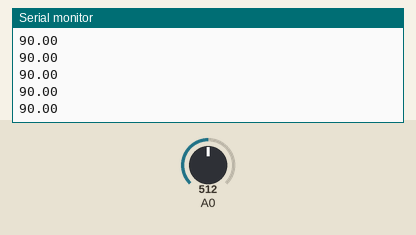
The sketch below on a simulated Arduino Uno, built with avr-gcc and run on an emulated ATmega328P. Shown: the last lines printed to the serial monitor. The inputs (shaded band) are chosen by the test bench; at power-on: A0 = 512. No radio packets arrive unless stated.

Above: at 1.2 s.
1.3 s: A0 set to 716
At 1.8 s:
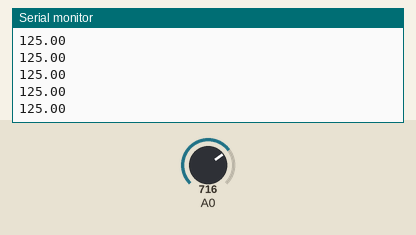
2.8 s: A0 set to 900
At 3.8 s:
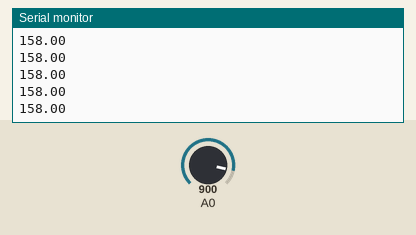
Timing chart, 0 to 5.8 s (numbered marks = the images above; inputs shaded):
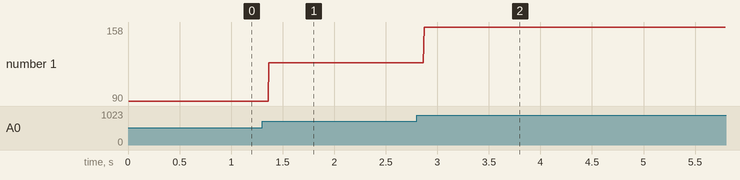

The sketch:

8.5.3._NRF24L01_ile_oyun_koluyla_servomotor_kontrolu_verici.ino
```cpp
#include <SPI.h> //kütüphaneler koda eklenir.
#include <nRF24L01.h>
#include <RF24.h>

RF24 verici(9, 10); // CE, CSN pinleri tanımlanır.
const uint64_t veriadresi = 0xE8E8F0F0E1LL; //veri alışverişi yapılacak adres yolu atanır. verici ve alıcı kodda bu aynı olmalıdır.
float deger[1]; //deger isminde bir dizi tanımlanır.

void setup(void) {
Serial.begin(9600);  //seri veri iletişimi başlatılır.
verici.begin();  //NRF24L01 başlatılır.
verici.openWritingPipe(veriadresi); //verileri yazmak için veriadresi yolu açılır.
verici.startListening();  //veri okuma için veriadresi yolu dinlenir.
}

void loop(void) {

int analogdeger = analogRead(A0); //A0 analog değer okunarak değişkene atanır.
int acidegeri = map(analogdeger, 0, 1023, 0, 180); //okunan analog değer, 0-180 arası dereceye dönüştürülür.
deger[0]= acidegeri; //derece, deger dizinine atanır.
Serial.println(deger[0]);  //okunan değer, seri port ekrana yazdırılır.
verici.write(deger, sizeof(deger));  //okunan derece alıcıya gönderilir.

}
```

Measured:
- after the input at 1.3 s, the serial monitor: prints a new line after 0.07 s (image 1)
- after the input at 2.8 s, the serial monitor: prints a new line after 0.07 s (image 2)
- plotted number 1: 90 → 125 after the input at 1.3 s, 125 → 158 after the input at 2.8 s
